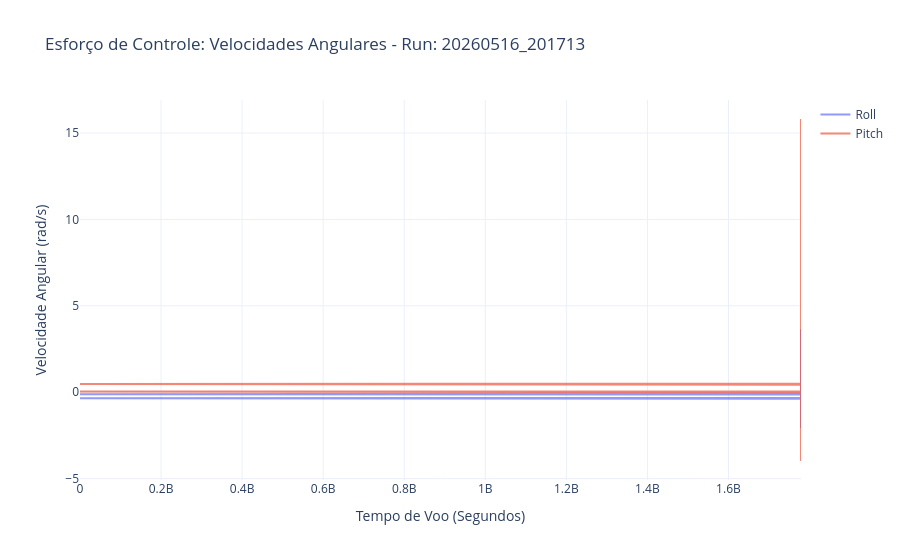
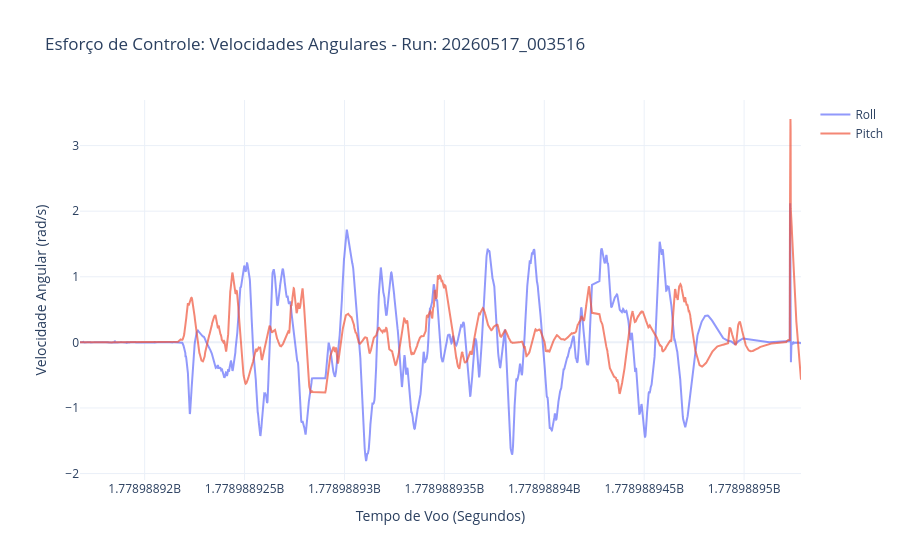
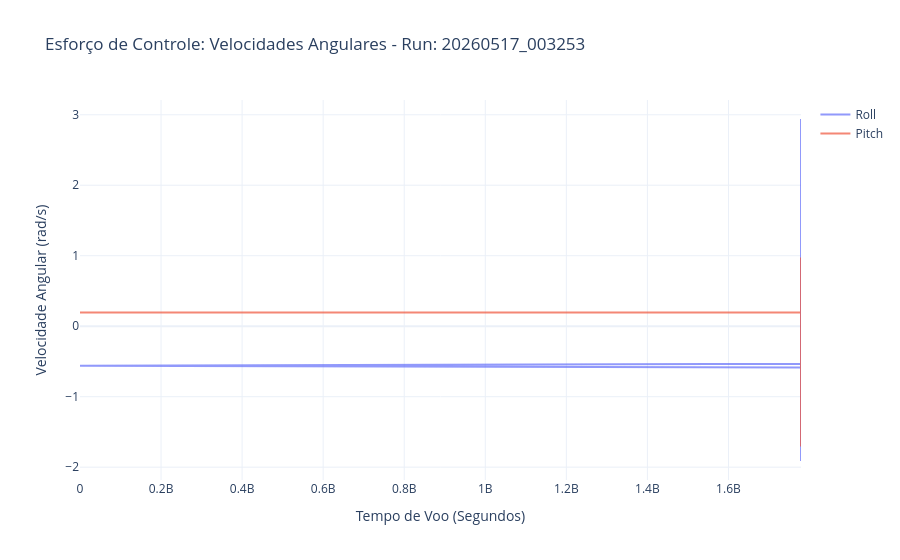
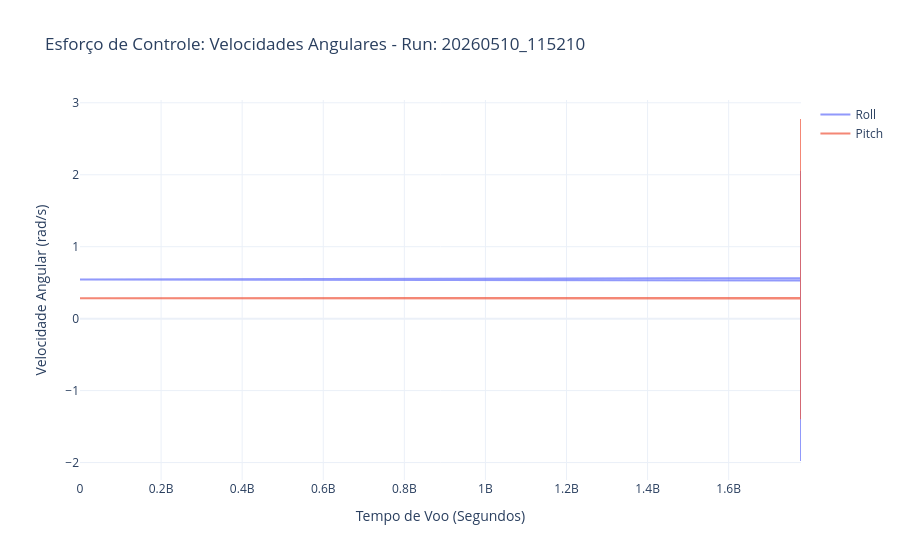

Write notebook code for charts like these, in order.
### Markdown cell above
#### Análise do Pitch and Roll

### Code cell
for caminho, df in zip(caminhos_ficheiros, lista_dfs):
    
    # Extraindo o timestamp do nome do arquivo
    nome_arquivo = os.path.basename(caminho) 
    timestamp = nome_arquivo.replace('voo_teste_', '').replace('.csv', '')
    
    fig_2d = go.Figure()

    # Adiciona a linha de Roll
    fig_2d.add_trace(go.Scatter(
        x=df['timestamp'], y=df['roll_speed'],
        mode='lines',
        name='Roll',
        opacity=0.7
    ))

    # Adiciona a linha de Pitch
    fig_2d.add_trace(go.Scatter(
        x=df['timestamp'], y=df['pitch_speed'],
        mode='lines',
        name='Pitch',
        opacity=0.7
    ))

    fig_2d.update_layout(
        title=f'Esforço de Controle: Velocidades Angulares - Run: {timestamp}',
        xaxis_title='Tempo de Voo (Segundos)',
        yaxis_title='Velocidade Angular (rad/s)',
        template='plotly_white',
        hovermode='x unified' # Cria uma linha vertical interativa ao passar o mouse
    )

    fig_2d.show()

### Figure 1 — Plotly figure (JSON) as saved in the notebook; plotly's stock layout.template omitted (floating-point values rounded to 4 significant figures; data arrays with more than 128 entries replaced by an {"elided": "..."} marker saying what was removed)
{"data": [{"mode": "lines", "name": "Roll", "opacity": 0.7, "type": "scatter", "x": {"elided": "3631 float values"}, "y": {"elided": "3631 float values"}}, {"mode": "lines", "name": "Pitch", "opacity": 0.7, "type": "scatter", "x": {"elided": "3631 float values"}, "y": {"elided": "3631 float values"}}], "layout": {"hovermode": "x unified", "title": {"text": "Esforço de Controle: Velocidades Angulares - Run: 20260516_201713"}, "xaxis": {"title": {"text": "Tempo de Voo (Segundos)"}}, "yaxis": {"title": {"text": "Velocidade Angular (rad/s)"}}}}

### Figure 2 — Plotly figure (JSON) as saved in the notebook; plotly's stock layout.template omitted (floating-point values rounded to 4 significant figures; data arrays with more than 128 entries replaced by an {"elided": "..."} marker saying what was removed)
{"data": [{"mode": "lines", "name": "Roll", "opacity": 0.7, "type": "scatter", "x": {"elided": "3326 float values"}, "y": {"elided": "3326 float values"}}, {"mode": "lines", "name": "Pitch", "opacity": 0.7, "type": "scatter", "x": {"elided": "3326 float values"}, "y": {"elided": "3326 float values"}}], "layout": {"hovermode": "x unified", "title": {"text": "Esforço de Controle: Velocidades Angulares - Run: 20260517_003516"}, "xaxis": {"title": {"text": "Tempo de Voo (Segundos)"}}, "yaxis": {"title": {"text": "Velocidade Angular (rad/s)"}}}}

### Figure 3 — Plotly figure (JSON) as saved in the notebook; plotly's stock layout.template omitted (floating-point values rounded to 4 significant figures; data arrays with more than 128 entries replaced by an {"elided": "..."} marker saying what was removed)
{"data": [{"mode": "lines", "name": "Roll", "opacity": 0.7, "type": "scatter", "x": {"elided": "3175 float values"}, "y": {"elided": "3175 float values"}}, {"mode": "lines", "name": "Pitch", "opacity": 0.7, "type": "scatter", "x": {"elided": "3175 float values"}, "y": {"elided": "3175 float values"}}], "layout": {"hovermode": "x unified", "title": {"text": "Esforço de Controle: Velocidades Angulares - Run: 20260517_003253"}, "xaxis": {"title": {"text": "Tempo de Voo (Segundos)"}}, "yaxis": {"title": {"text": "Velocidade Angular (rad/s)"}}}}

### Figure 4 — Plotly figure (JSON) as saved in the notebook; plotly's stock layout.template omitted (floating-point values rounded to 4 significant figures; data arrays with more than 128 entries replaced by an {"elided": "..."} marker saying what was removed)
{"data": [{"mode": "lines", "name": "Roll", "opacity": 0.7, "type": "scatter", "x": {"elided": "3397 float values"}, "y": {"elided": "3397 float values"}}, {"mode": "lines", "name": "Pitch", "opacity": 0.7, "type": "scatter", "x": {"elided": "3397 float values"}, "y": {"elided": "3397 float values"}}], "layout": {"hovermode": "x unified", "title": {"text": "Esforço de Controle: Velocidades Angulares - Run: 20260510_115210"}, "xaxis": {"title": {"text": "Tempo de Voo (Segundos)"}}, "yaxis": {"title": {"text": "Velocidade Angular (rad/s)"}}}}
